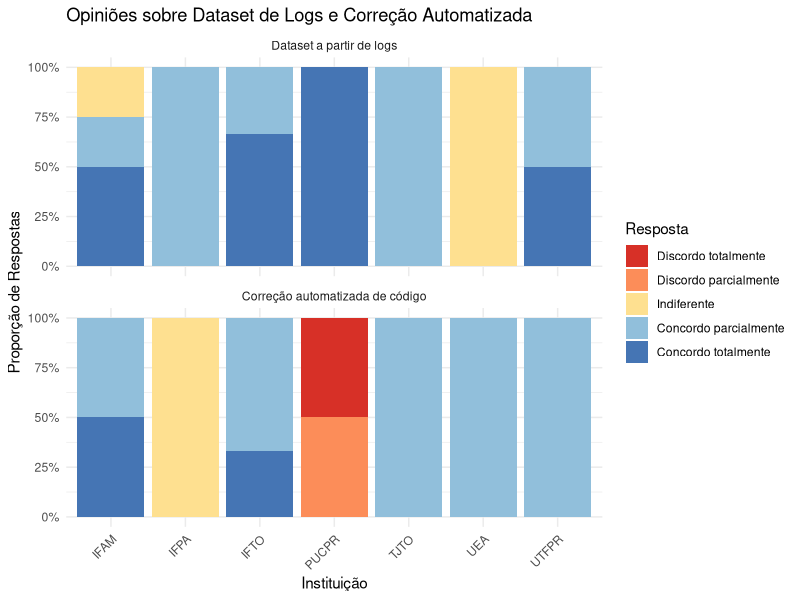

Write R code to recreate this figure.
library(ggplot2)
library(dplyr)
library(tidyr)

# Dados fornecidos
dados <- data.frame(
  instituicao = c("PUCPR", "UTFPR", "IFTO", "IFAM", "IFTO", "IFTO", "IFAM", 
                  "IFAM", "IFAM", "UEA", "TJTO", "IFPA", "UTFPR", "PUCPR"),
  pergunta1 = c("Concordo totalmente", "Concordo parcialmente", "Concordo parcialmente", 
                "Concordo totalmente", "Concordo totalmente", "Concordo totalmente", 
                "Concordo totalmente", "Concordo parcialmente", "Indiferente", 
                "Indiferente", "Concordo parcialmente", "Concordo parcialmente", 
                "Concordo totalmente", "Concordo totalmente"),
  pergunta2 = c("Discordo parcialmente", "Concordo parcialmente", "Concordo parcialmente", 
                "Concordo parcialmente", "Concordo parcialmente", "Concordo totalmente", 
                "Concordo totalmente", "Concordo parcialmente", "Concordo totalmente", 
                "Concordo parcialmente", "Concordo parcialmente", "Indiferente", 
                "Concordo parcialmente", "Discordo totalmente")
)

# Transformar para formato longo
dados_long <- dados %>%
  pivot_longer(cols = c(pergunta1, pergunta2), 
               names_to = "pergunta", 
               values_to = "resposta")

# Definir ordem das respostas
ordem_respostas <- c("Discordo totalmente", "Discordo parcialmente", "Indiferente", 
                     "Concordo parcialmente", "Concordo totalmente")

dados_long$resposta <- factor(dados_long$resposta, levels = ordem_respostas)

# Gráfico de barras agrupadas
ggplot(dados_long, aes(x = instituicao, fill = resposta)) +
  geom_bar(position = "fill") +
  facet_wrap(~pergunta, ncol = 1, 
             labeller = labeller(pergunta = c(
               "pergunta1" = "Dataset a partir de logs",
               "pergunta2" = "Correção automatizada de código"
             ))) +
  scale_fill_manual(values = c("Discordo totalmente" = "#d73027", 
                               "Discordo parcialmente" = "#fc8d59", 
                               "Indiferente" = "#fee090", 
                               "Concordo parcialmente" = "#91bfdb", 
                               "Concordo totalmente" = "#4575b4")) +
  scale_y_continuous(labels = scales::percent) +
  labs(title = "Opiniões sobre Dataset de Logs e Correção Automatizada",
       x = "Instituição", 
       y = "Proporção de Respostas",
       fill = "Resposta") +
  theme_minimal() +
  theme(axis.text.x = element_text(angle = 45, hjust = 1))
